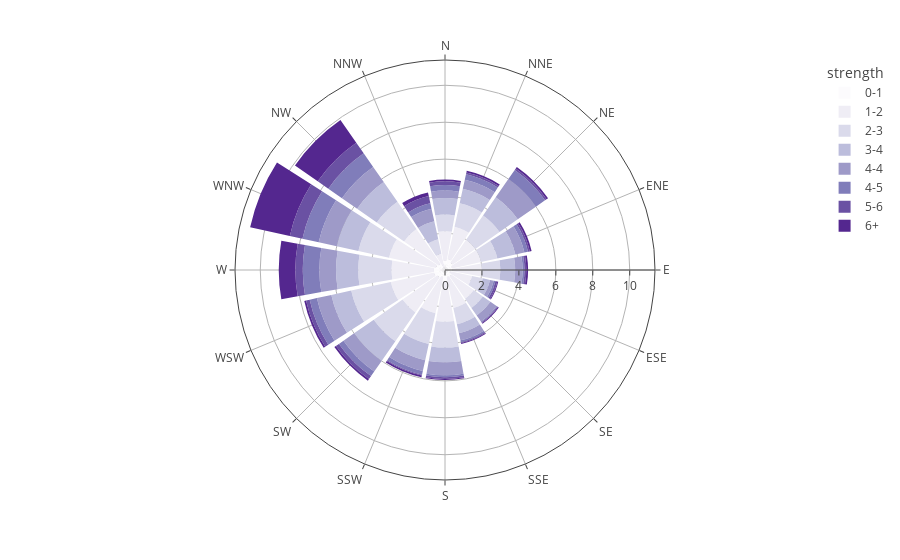

Notebook code for this chart:
### Code cell
import plotly.express as px
df = px.data.wind()
fig = px.bar_polar(df, r="frequency", theta="direction", color="strength", template="none",
            color_discrete_sequence= px.colors.sequential.Purples)
fig.show()

### Figure 1 — Plotly figure (JSON) as saved in the notebook; plotly's stock layout.template omitted (floating-point values rounded to 4 significant figures)
{"data": [{"hovertemplate": "strength=0-1<br>frequency=%{r}<br>direction=%{theta}<extra></extra>", "legendgroup": "0-1", "marker": {"color": "rgb(252,251,253)"}, "name": "0-1", "r": [0.5, 0.6, 0.5, 0.4, 0.4, 0.3, 0.4, 0.4, 0.6, 0.4, 0.5, 0.6, 0.6, 0.5, 0.4, 0.1], "showlegend": true, "subplot": "polar", "theta": ["N", "NNE", "NE", "ENE", "E", "ESE", "SE", "SSE", "S", "SSW", "SW", "WSW", "W", "WNW", "NW", "NNW"], "type": "barpolar"}, {"hovertemplate": "strength=1-2<br>frequency=%{r}<br>direction=%{theta}<extra></extra>", "legendgroup": "1-2", "marker": {"color": "rgb(239,237,245)"}, "name": "1-2", "r": [1.6, 1.8, 1.5, 1.6, 1.6, 1.2, 1.5, 1.7, 2.2, 2, 2.3, 2.4, 2.3, 2.6, 2.3, 0.8], "showlegend": true, "subplot": "polar", "theta": ["N", "NNE", "NE", "ENE", "E", "ESE", "SE", "SSE", "S", "SSW", "SW", "WSW", "W", "WNW", "NW", "NNW"], "type": "barpolar"}, {"hovertemplate": "strength=2-3<br>frequency=%{r}<br>direction=%{theta}<extra></extra>", "legendgroup": "2-3", "marker": {"color": "rgb(218,218,235)"}, "name": "2-3", "r": [0.9, 1.3, 1.6, 0.9, 1, 0.6, 0.6, 0.9, 1.4, 1.7, 1.9, 2.2, 1.8, 1.7, 1.8, 0.8], "showlegend": true, "subplot": "polar", "theta": ["N", "NNE", "NE", "ENE", "E", "ESE", "SE", "SSE", "S", "SSW", "SW", "WSW", "W", "WNW", "NW", "NNW"], "type": "barpolar"}, {"hovertemplate": "strength=3-4<br>frequency=%{r}<br>direction=%{theta}<extra></extra>", "legendgroup": "3-4", "marker": {"color": "rgb(188,189,220)"}, "name": "3-4", "r": [0.9, 0.8, 1.2, 1, 0.8, 0.4, 0.5, 0.5, 0.8, 0.9, 1.3, 1.1, 1.2, 1.2, 1.3, 1], "showlegend": true, "subplot": "polar", "theta": ["N", "NNE", "NE", "ENE", "E", "ESE", "SE", "SSE", "S", "SSW", "SW", "WSW", "W", "WNW", "NW", "NNW"], "type": "barpolar"}, {"hovertemplate": "strength=4-4<br>frequency=%{r}<br>direction=%{theta}<extra></extra>", "legendgroup": "4-4", "marker": {"color": "rgb(158,154,200)"}, "name": "4-4", "r": [0.4, 0.5, 1.2, 0.5, 0.4, 0.2, 0.4, 0.4, 0.7, 0.6, 0.7, 0.8, 0.9, 1, 1, 0.7], "showlegend": true, "subplot": "polar", "theta": ["N", "NNE", "NE", "ENE", "E", "ESE", "SE", "SSE", "S", "SSW", "SW", "WSW", "W", "WNW", "NW", "NNW"], "type": "barpolar"}, {"hovertemplate": "strength=4-5<br>frequency=%{r}<br>direction=%{theta}<extra></extra>", "legendgroup": "4-5", "marker": {"color": "rgb(128,125,186)"}, "name": "4-5", "r": [0.3, 0.3, 0.6, 0.2, 0.1, 0.1, 0.05, 0.1, 0.1, 0.2, 0.3, 0.4, 0.9, 0.9, 0.9, 0.3], "showlegend": true, "subplot": "polar", "theta": ["N", "NNE", "NE", "ENE", "E", "ESE", "SE", "SSE", "S", "SSW", "SW", "WSW", "W", "WNW", "NW", "NNW"], "type": "barpolar"}, {"hovertemplate": "strength=5-6<br>frequency=%{r}<br>direction=%{theta}<extra></extra>", "legendgroup": "5-6", "marker": {"color": "rgb(106,81,163)"}, "name": "5-6", "r": [0.2, 0.1, 0.1, 0.1, 0.1, 0.1, 0.05, 0.05, 0.1, 0.05, 0.2, 0.2, 0.4, 0.7, 0.7, 0.4], "showlegend": true, "subplot": "polar", "theta": ["N", "NNE", "NE", "ENE", "E", "ESE", "SE", "SSE", "S", "SSW", "SW", "WSW", "W", "WNW", "NW", "NNW"], "type": "barpolar"}, {"hovertemplate": "strength=6+<br>frequency=%{r}<br>direction=%{theta}<extra></extra>", "legendgroup": "6+", "marker": {"color": "rgb(84,39,143)"}, "name": "6+", "r": [0.1, 0.1, 0.1, 0.1, 0.1, 0.05, 0.05, 0.05, 0.05, 0.1, 0.1, 0.1, 0.9, 2.2, 1.5, 0.2], "showlegend": true, "subplot": "polar", "theta": ["N", "NNE", "NE", "ENE", "E", "ESE", "SE", "SSE", "S", "SSW", "SW", "WSW", "W", "WNW", "NW", "NNW"], "type": "barpolar"}], "layout": {"autosize": true, "barmode": "relative", "legend": {"title": {"text": "strength"}, "tracegroupgap": 0}, "margin": {"t": 60}, "polar": {"angularaxis": {"direction": "clockwise", "rotation": 90, "type": "category"}, "domain": {"x": [0, 1], "y": [0, 1]}, "radialaxis": {"autorange": true, "range": [0, 11.37], "type": "linear"}}}}
